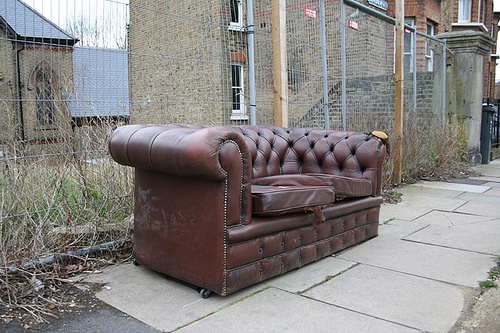
#> input picture data/2007_001458.jpg, 500 x 333 px
$ python image_denoising.py
#> lines starting #> are read from the running program, lines starting #| are printed output that depends on the picture
import cv2
import numpy as np
import skimage
from skimage.util.dtype import convert

# 1.读取图像
img = cv2.imread("../data/2007_001458.jpg")
#> img is the input picture: shape (333, 500, 3); mean B, G, R 129.5, 131.6, 135.1

# 2.添加噪声
# 方法1：用第三方工具添加噪声
noise_img = skimage.util.random_noise(img, mode="salt")
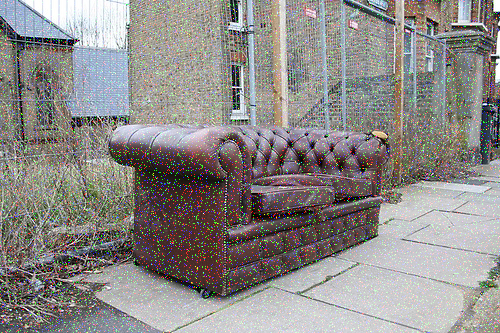
#> noise_img: shape (333, 500, 3) float64; mean B, G, R 0.532, 0.541, 0.554


# [18 lines of commented-out code are left out]

def compute_pixel_value(img, i, j, ksize, channel):
    h_begin = max(0, i - ksize // 2)
    h_end = min(img.shape[0], i + ksize // 2)
    w_begin = max(0, j - ksize // 2)
    w_end = min(img.shape[1], j + ksize // 2)
    return np.median(img[h_begin:h_end, w_begin:w_end, channel])

def denoise(img, ksize):
    output = np.zeros(img.shape)
    for i in range(img.shape[0]):
        for j in range(img.shape[1]):
            output[i, j, 0] = compute_pixel_value(img, i, j, ksize, 0)
            output[i, j, 1] = compute_pixel_value(img, i, j, ksize, 1)
            output[i, j, 2] = compute_pixel_value(img, i, j, ksize, 2)
    return output

# output = denoise(noise_img, 3)
cv2.imshow("noise_img", noise_img)
cv2.waitKey()

$ run again, with data/2007_000129.jpg copied over data/2007_001458.jpg
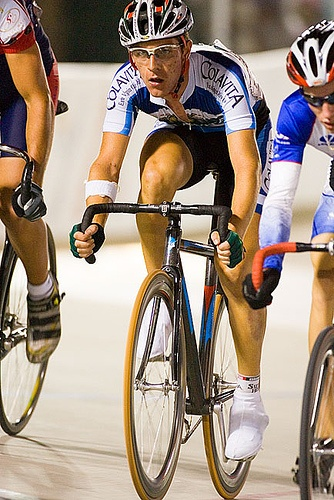
#> input picture data/2007_000129.jpg, 334 x 500 px
#> img is the input picture: shape (500, 334, 3); mean B, G, R 129.6, 143.9, 161
#> `noise_img = skimage.util.random_noise(img, mode="salt")`:
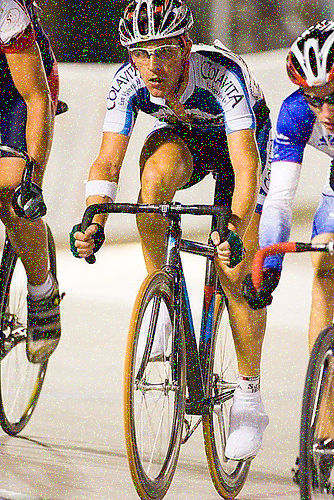
#> noise_img: shape (500, 334, 3) float64; mean B, G, R 0.533, 0.586, 0.65

$ run again, with data/2007_000793.jpg copied over data/2007_001458.jpg
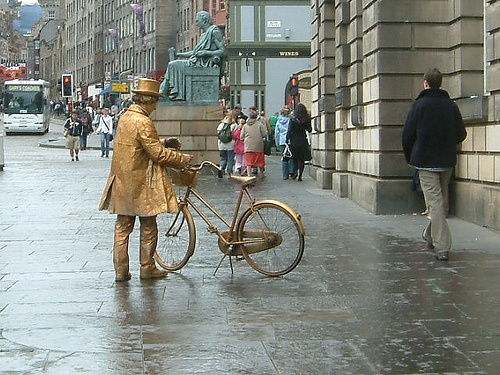
#> input picture data/2007_000793.jpg, 500 x 375 px
#> img is the input picture: shape (375, 500, 3); mean B, G, R 127, 135.6, 131.8
#> `noise_img = skimage.util.random_noise(img, mode="salt")`:
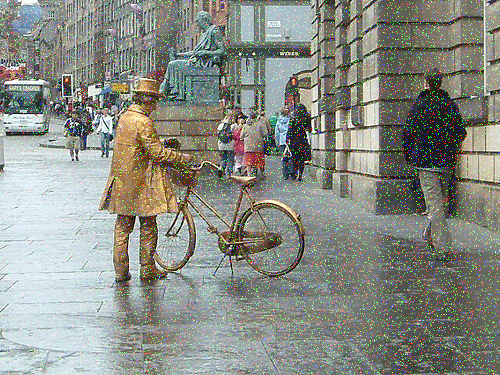
#> noise_img: shape (375, 500, 3) float64; mean B, G, R 0.523, 0.556, 0.541

$ run again, with data/2007_002293.jpg copied over data/2007_001458.jpg
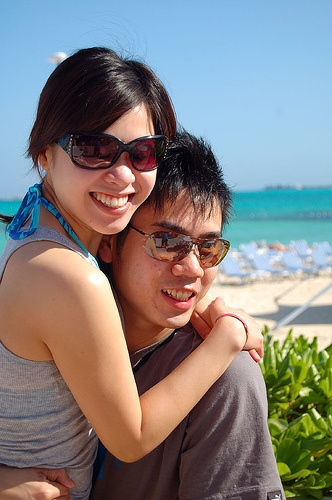
#> input picture data/2007_002293.jpg, 332 x 500 px
#> img is the input picture: shape (500, 332, 3); mean B, G, R 128.1, 129.4, 131.8
#> `noise_img = skimage.util.random_noise(img, mode="salt")`:
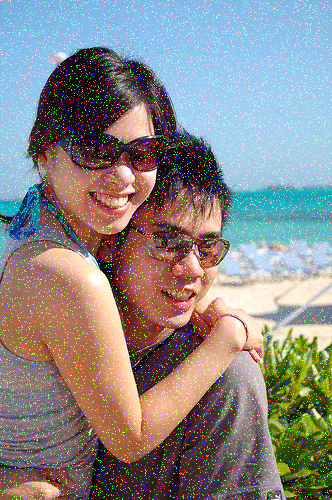
#> noise_img: shape (500, 332, 3) float64; mean B, G, R 0.528, 0.532, 0.541
